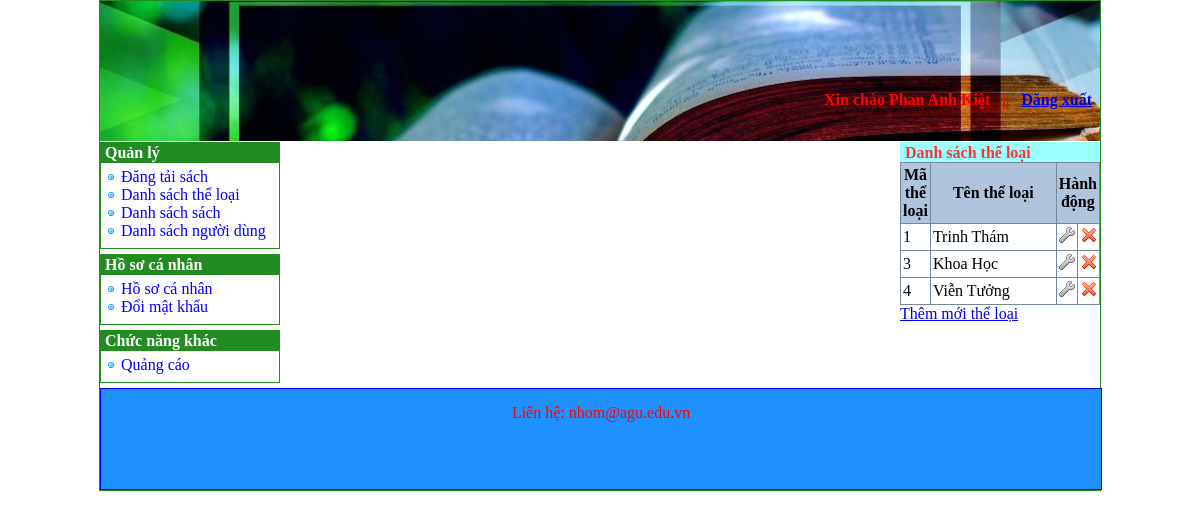
Page /index.php?do=theloai (signed in) on the committed database.
### tables this page shows
CREATE TABLE `theloai` (
  `matheloai` int(11) NOT NULL,
  `tentheloai` text NOT NULL
);

### theloai.php (the view, shortened to what this page needs)
<?php
	$sql = "SELECT * FROM `theloai` WHERE 1";
	$danhsach = $connect->query($sql);
?>
<h3>Danh sách thể loại</h3>
<table class="DanhSach">
	<tr>
		<th width="15%">Mã thể loại</th>
		<th width="70%">Tên thể loại</th>
		<th width="15%" colspan="2">Hành động</th>
	</tr>
	<?php
		while ($dong = $danhsach->fetch_array(MYSQLI_ASSOC)) {
			echo "<tr  bgcolor='#ffffff' onmouseover='this.style.background=\"#dee3e7\"' onmouseout='this.style.background=\"#ffffff\"'>";
				echo "<td>" . $dong["matheloai"] . "</td>";
				echo "<td>" . $dong["tentheloai"] . "</td>";
				echo "<td align='center'><a href='index.php?do=theloai_sua&id=" . $dong["matheloai"] . "'><img src='images/edit.png' /></a></td>";
				echo "<td align='center'><a href='index.php?do=theloai_xoa&id=" . $dong["matheloai"] . "' onclick='return confirm(\"Bạn có muốn xóa thể loại " . $dong['tentheloai'] . " không?\")'><img src='images/delete.png' /></a></td>";
			echo "</tr>";
		}
	?>
</table>
<a href="index.php?do=theloai_them">Thêm mới thể loại</a>

### DocSach/css/style.css (style rules this page uses)
body { margin: 0; }
#BenPhai h3 { font-size: 16px; padding: 2px 0 0 5px; margin-bottom: 0; margin-top: 1px; background-color: #99FFFF; color: #FF3333; }
table.DanhSach { width: 100%; border-collapse: collapse; }
table.DanhSach th { border: 1px solid #778899; padding: 3px 2px 3px 2px; background: #b0c4de; }
table.DanhSach td { border: 1px solid #778899; padding: 3px 2px 3px 2px; }

### rows in the picture
theloai: matheloai "1", tentheloai "Trinh Thám"
theloai: matheloai "3", tentheloai "Khoa Học"
theloai: matheloai "4", tentheloai "Viễn Tưởng"

### other values in the picture
$_SESSION['HoTen'] "Phan Anh Kiệt"
